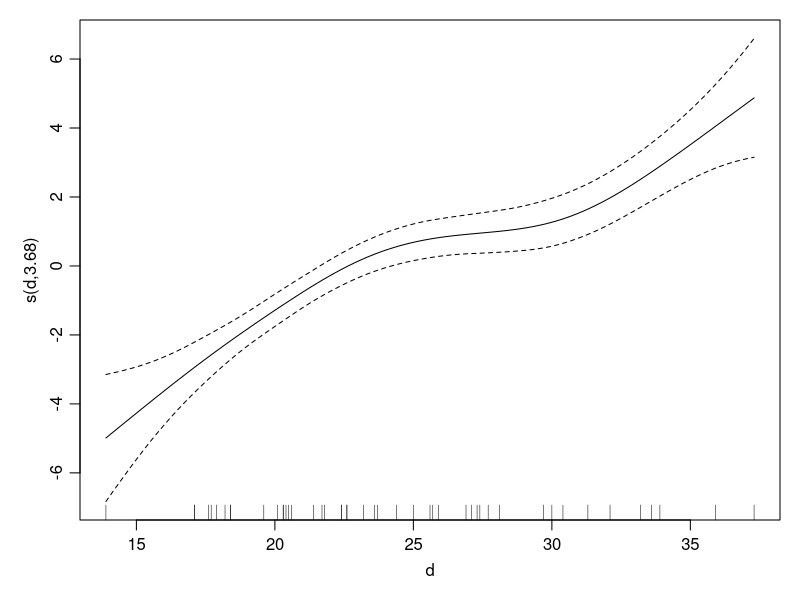
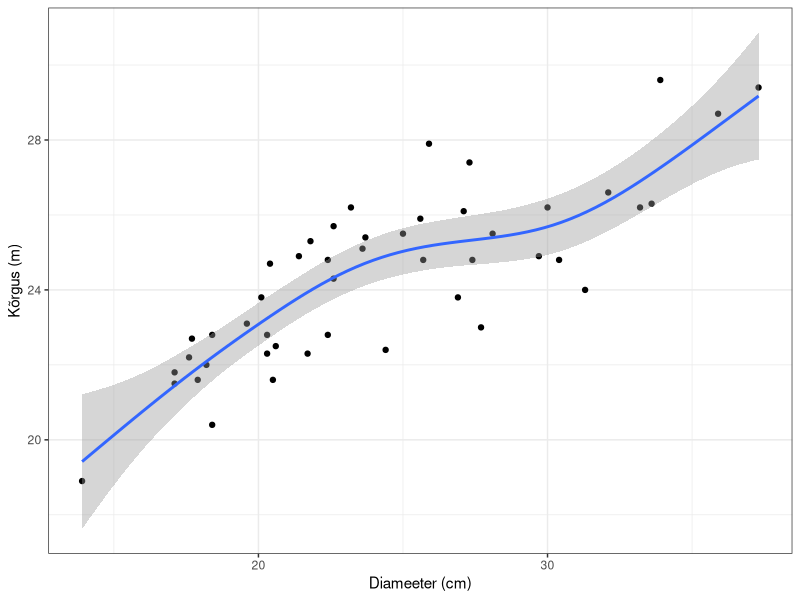
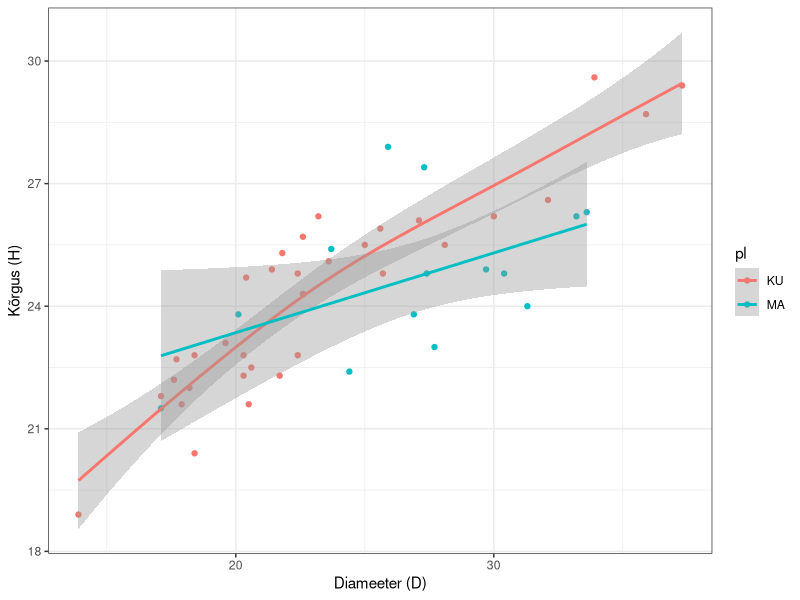

Here is the R script that generated these plots, in order:
## ---- chunk 1
# Laadime peatükis kasutatavad paketid
library(dplyr)
library(readxl)
library(mgcv)
## ---- chunk 2
# Andmete laadimine
andmed <- read_excel("data/naited.xlsx","prt_andmed") %>% filter(h > 0)
## ---- chunk 3
# GAM mudeli sobitamine
mudel <- gam(h ~ s(d), data = andmed)
## ---- chunk 4
# Mudeli kokkuvõte
summary(mudel)
## ---- chunk 5
coef(mudel)
## ---- chunk 6
# Mudeli visualiseerimine
par(mar=c(4,4,1,1), mgp=c(2, 0.7, 0))
plot(mudel)
## ---- chunk 7
# Uute diameetrite väärtused
uued_diameetrid <- data.frame(d = c(12, 22, 32))

# Ennustuste tegemine
ennustused <- predict(mudel, newdata = uued_diameetrid)

# Ennustuste kuvamine
print(ennustused)
## ---- chunk 8
# Laadi pakett
library(ggplot2)
## ---- chunk 9
ggplot(andmed, aes(x = d, y = h)) +
  geom_point() +  # Joonistab hajuvusdiagrammi
  geom_smooth(method = "gam", formula = y ~ s(x)) +  # Lisab sujuva joone GAM mudeli abil
  labs(x = "Diameeter (cm)", y = "Kõrgus (m)") +
  theme_bw()
## ---- chunk 10
ggplot(andmed, aes(x = d, y = h, color = pl)) +
  # Muudab punktide värvi, kuju ja suurust
  geom_point() +  
  # Eemaldab usaldusvahemiku ja muudab joone värvi
  geom_smooth(method = "gam", formula = y ~ s(x)) +  
  labs(x = "Diameeter (D)", y = "Kõrgus (H)") +
  theme_bw()
